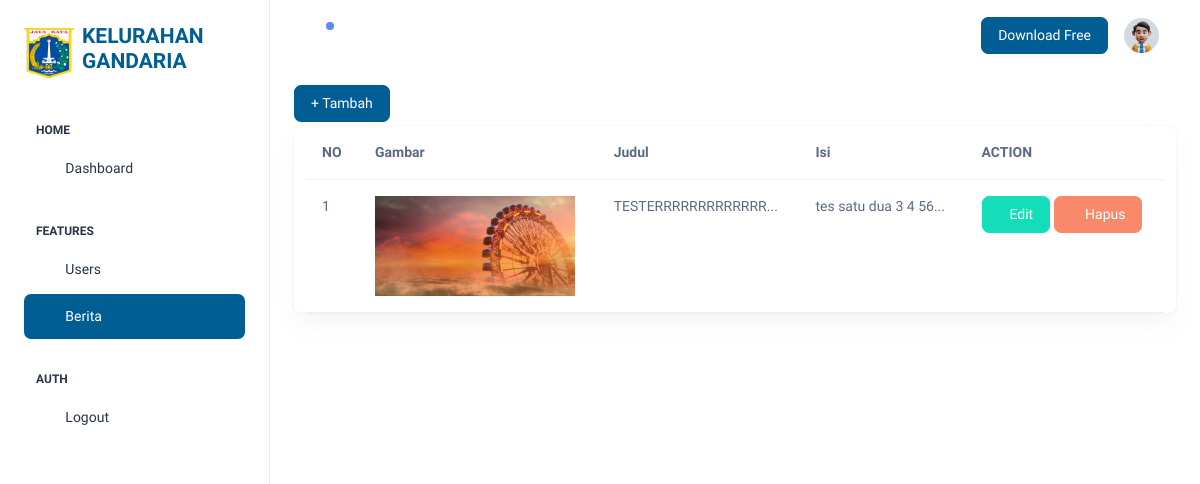
The app's page /admin/berita.php (signed in), older data.
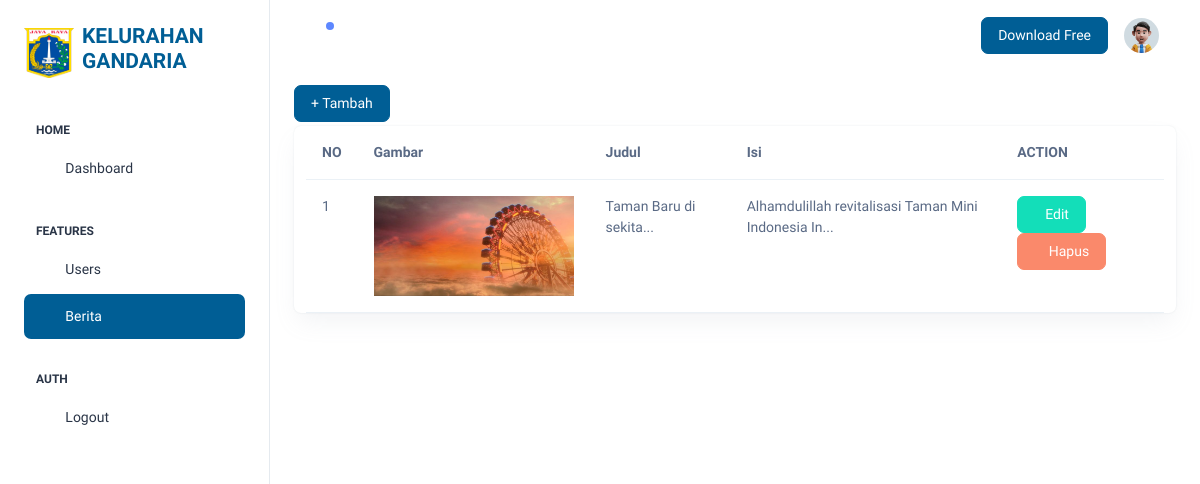
The same page, newer data.
### tables this page shows
CREATE TABLE `berita` (
  `id` int(11) NOT NULL,
  `judul` varchar(255) NOT NULL,
  `author` varchar(10) NOT NULL,
  `gambar` varchar(255) NOT NULL,
  `isi` text NOT NULL,
  `created_at` timestamp NOT NULL DEFAULT current_timestamp() ON UPDATE current_timestamp()
);

### admin/berita.php (the view, shortened to what this page needs)
<?php
require './../config/authFunction.php';
$query = "SELECT * FROM berita";
$getAllBerita = mysqli_query($conn, $query);
?>
<!doctype html>
<html lang="en">
<head>
    <link rel="stylesheet" href="assets/css/styles.min.css" />
</head>
<body>
    <div class="page-wrapper" id="main-wrapper" data-layout="vertical" data-navbarbg="skin6" data-sidebartype="full" data-sidebar-position="fixed" data-header-position="fixed">
        <?php require './component/sidebar.php'; ?>
        <div class="body-wrapper">
            <?php require './component/header.php'; ?>
            <div class="container-fluid">
                <a href="tambahBerita.php" class="btn btn-primary mb-1">+ Tambah</a>
                <div class="card">
                    <section class="intro">
                        <div class="gradient-custom-1 h-100">
                            <div class="mask d-flex align-items-center h-100">
                                <div class="container-fluid">
                                    <div class="row justify-content-center">
                                        <div class="col-12">
                                            <div class="table-responsive bg-white">
                                                <table class="table mb-0">
                                                    <thead>
                                                        <tr>
                                                            <th scope="col">NO</th>
                                                            <th scope="col">Gambar</th>
                                                            <th scope="col">Judul</th>
                                                            <th scope="col">Isi</th>
                                                            <th scope="col">ACTION</th>
                                                        </tr>
                                                    </thead>
                                                    <tbody>
                                                        <?php if (mysqli_num_rows($getAllBerita) > 0) : ?>
                                                            <?php
                                                            $no = 1;
                                                            foreach ($getAllBerita as $berita) :
                                                            ?>
                                                                <tr>
                                                                    <td>
                                                                        <?= $no++ ?>
                                                                    </td>
                                                                    <th scope="row" style="color: #666666;">
                                                                        <img src="./../image/berita/<?= $berita['gambar'] ?>" alt="" style="width: 200px; height: 100px;">
                                                                    </th>
                                                                    <td>
                                                                        <?= substr($berita['judul'], 0, 20) ?>...
                                                                    </td>
                                                                    <td><?= substr($berita['isi'], 0, 50) ?>...</td>
                                                                    <td>
                                                                        <a href="./editBerita.php?id=<?= $berita['id'] ?>" class="btn btn-success"><i class="ti ti-pencil"></i>Edit</a>
                                                                        <a href="./process/deleteBerita.php?id=<?= $berita['id'] ?>" onclick="return confirm('Yakin Hapus User ini?')" class="btn btn-danger"><i class="ti ti-trash"></i>
                                                                            Hapus</a>
                                                                    </td>
                                                                </tr>
                                                            <?php endforeach; ?>
                                                        <?php else : ?>
                                                            <tr>
                                                                <td colspan="5" class="text-center">Tidak ada data</td>
                                                            </tr>
                                                        <?php endif; ?>
                                                    </tbody>
                                                </table>
                                            </div>
                                        </div>
                                    </div>
                                </div>
                            </div>
                        </div>
                    </section>
                </div>
            </div>
        </div>
</body>
</html>

### admin/component/sidebar.php (shortened to what this page needs)
<aside class="left-sidebar">
    <div>
        <div class="brand-logo d-flex align-items-center justify-content-between">
            <div class="d-flex gap-2 justify-content-center mb-2 align-items-center mt-4">
                <a href="./dashboard.php"><img src="../assets/img/jakarta-logo.png" alt="" width="50" height="50"></a>
                <h4 class="fw-bolder" style="color: #005e95;">KELURAHAN GANDARIA</h4>
            </div>
        </div>
        <nav class="sidebar-nav scroll-sidebar" data-simplebar="">
            <ul id="sidebarnav">
                <li class="nav-small-cap">
                    <span class="hide-menu">Home</span>
                </li>
                <li class="sidebar-item">
                    <a class="sidebar-link <?php $_SERVER['REQUEST_URI'] === $_SERVER['REQUEST_URI'] ? 'active' : '' ?>"
                        href="./dashboard.php" aria-expanded="false">
                        <span>
                            <i class="ti ti-layout-dashboard"></i>
                        </span>
                        <span class="hide-menu">Dashboard</span>
                    </a>
                </li>
                <li class="nav-small-cap">
                    <span class="hide-menu">FEATURES</span>
                </li>
                <li class="sidebar-item">
                    <a class="sidebar-link <?php $_SERVER['REQUEST_URI'] === $_SERVER['REQUEST_URI'] ? 'active' : '' ?>"
                        href="./users.php" aria-expanded="false">
                        <span>
                            <i class="ti ti-users"></i>
                        </span>
                        <span class="hide-menu">Users</span>
                    </a>
                </li>
                <li class="sidebar-item">
                    <a class="sidebar-link <?php $_SERVER['REQUEST_URI'] === $_SERVER['REQUEST_URI'] ? 'active' : '' ?>"
                        href="./berita.php" aria-expanded="false">
                        <span>
                            <i class="ti ti-news"></i>
                        </span>
                        <span class="hide-menu">Berita</span>
                    </a>
                </li>
                <li class="nav-small-cap">
                    <span class="hide-menu">AUTH</span>
                </li>
                <li class="sidebar-item">
                    <a class="sidebar-link" href="../logout.php" aria-expanded="false">
                        <span>
                            <i class="ti ti-login"></i>
                        </span>
                        <span class="hide-menu">Logout</span>
                    </a>
                </li>
            </ul>
        </nav>
    </div>
</aside>

### admin/component/header.php (shortened to what this page needs)
<header class="app-header">
    <nav class="navbar navbar-expand-lg navbar-light">
        <ul class="navbar-nav">
            <li class="nav-item">
                <a class="nav-link nav-icon-hover" href="javascript:void(0)">
                    <i class="ti ti-bell-ringing"></i>
                    <div class="notification bg-primary rounded-circle"></div>
                </a>
            </li>
        </ul>
        <div class="navbar-collapse justify-content-end px-0" id="navbarNav">
            <ul class="navbar-nav flex-row ms-auto align-items-center justify-content-end">
                <a href="https://adminmart.com/product/modernize-free-bootstrap-admin-dashboard/" target="_blank"
                    class="btn btn-primary">Download Free</a>
                <li class="nav-item dropdown">
                    <a class="nav-link nav-icon-hover" href="javascript:void(0)" id="drop2" data-bs-toggle="dropdown"
                        aria-expanded="false">
                        <img src="assets/images/profile/user-1.jpg" alt="" width="35" height="35"
                            class="rounded-circle">
                    </a>
                </li>
            </ul>
        </div>
    </nav>
</header>

Row changes from the older to the newer data that the page shows:
removed berita: gambar (picture), judul "TESTERRRRRRRRRRRRR", isi "tes satu dua 3 4 56"
added berita: gambar (picture), judul "Taman Baru di sekita", isi "Alhamdulillah revitalisasi Taman Mini Indonesia In"
